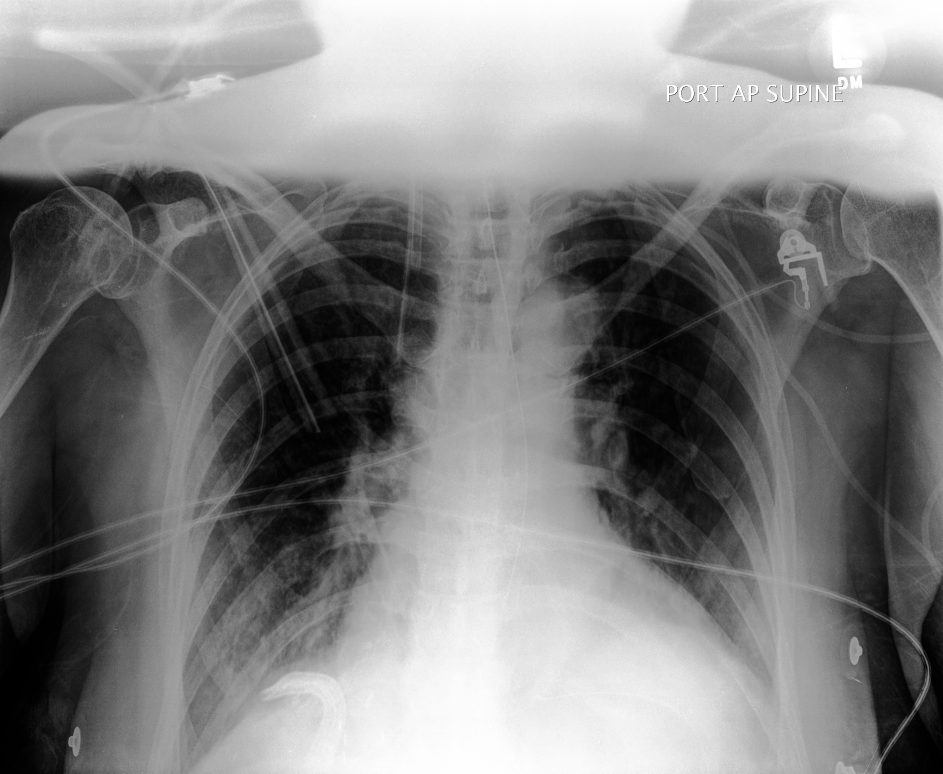
#> input picture data/test/pid58032/study1/view1_frontal.jpg, 2828 x 2320 px, given as the content of the folder data/train, which was not available (shown at 1/3 size)
$ python apply_clahe.py
#> lines starting #> are read from the running program, lines starting #| are printed output that depends on the picture
import os
import cv2

# Function to apply CLAHE to an image and save it
def apply_clahe_to_image(input_path, output_path):
#> called with input_path = 'data/train/view1_frontal.jpg', output_path = 'data/clahe/train/view1_frontal.jpg'
    print(input_path)
    img = cv2.imread(input_path, 0)
#> img is the input picture: shape (2320, 2828); min 0, max 255, mean 129.8
    clahe = cv2.createCLAHE(clipLimit=2.0, tileGridSize=(8, 8))
    img_clahe = clahe.apply(img)
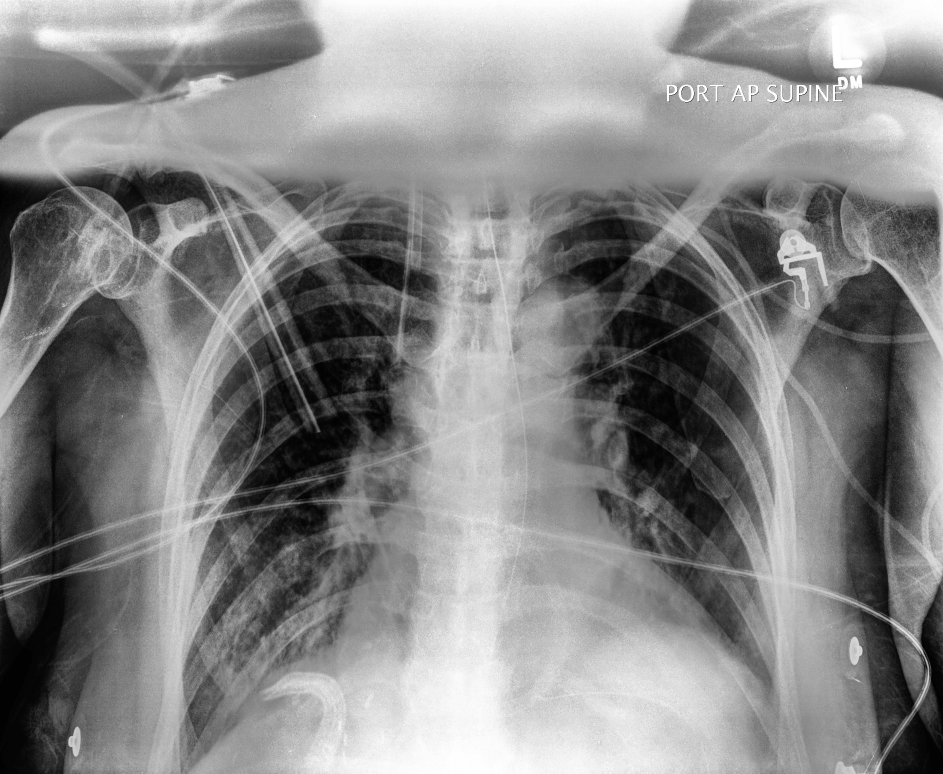
#> img_clahe: shape (2320, 2828) (shown at 1/3 size); min 0, max 255, mean 135.2
    cv2.imwrite(output_path, img_clahe)

# Function to process a directory and its subdirectories recursively
def process_directory(input_dir, output_dir):
    # Create output directory if it doesn't exist
    os.makedirs(output_dir, exist_ok=True)

    # Process each file in the input directory
    for file_name in os.listdir(input_dir):
        input_path = os.path.join(input_dir, file_name)
        output_path = os.path.join(output_dir, file_name)

        # If it's a directory, recursively process it
        if os.path.isdir(input_path):
            process_directory(input_path, output_path)
        # If it's a file, apply CLAHE and save it to the output directory
        elif os.path.isfile(input_path) and input_path.endswith('.jpg'):
            apply_clahe_to_image(input_path, output_path)

# Specify the input and output directories
input_directory = os.path.join('data', 'train')
output_directory = os.path.join('data', 'clahe', 'train')

# Process the input directory
process_directory(input_directory, output_directory)

$ run again, on data/test/pid58036/study4/view1_frontal 2.jpg
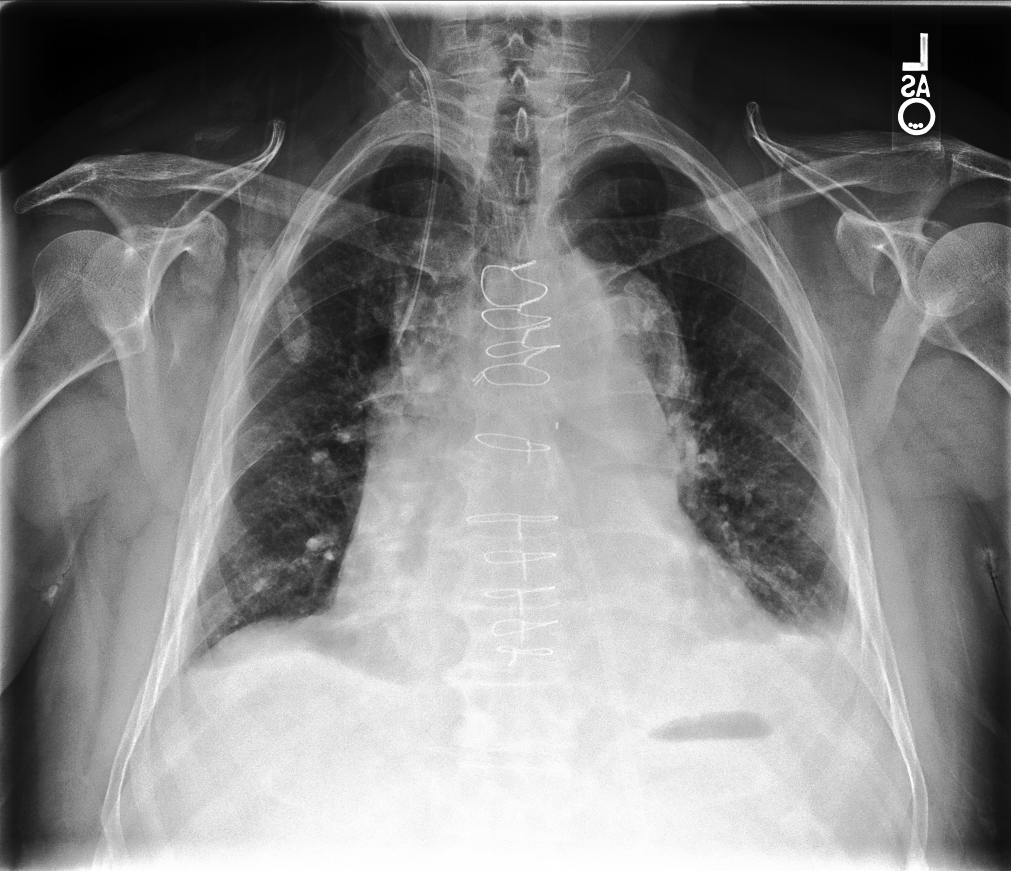
#> input picture data/test/pid58036/study4/view1_frontal 2.jpg, 2022 x 1741 px, given as the content of the folder data/train, which was not available (shown at 1/2 size)
#> in apply_clahe_to_image, img is the input picture: shape (1741, 2022); min 0, max 255, mean 131.2
#> in apply_clahe_to_image, `img_clahe = clahe.apply(img)`:
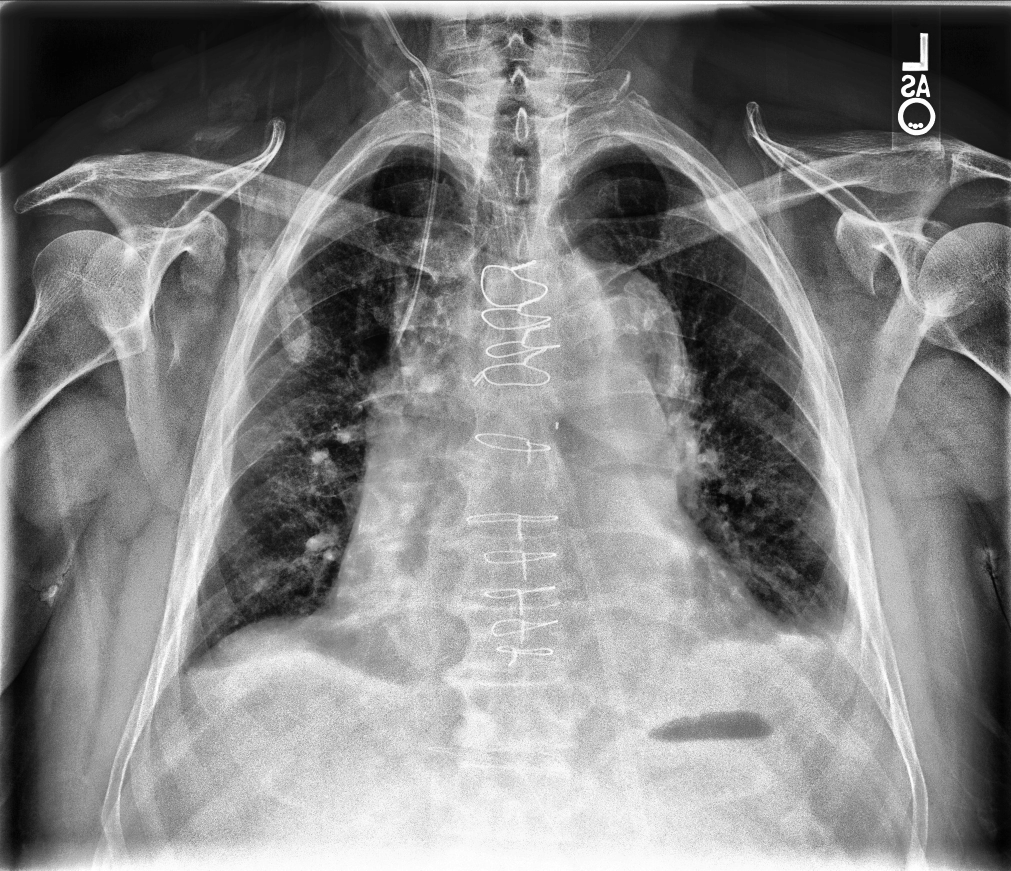
#> img_clahe: shape (1741, 2022) (shown at 1/2 size); min 1, max 255, mean 132.1

$ run again, on data/test/pid58036/study4/view2_lateral.jpg
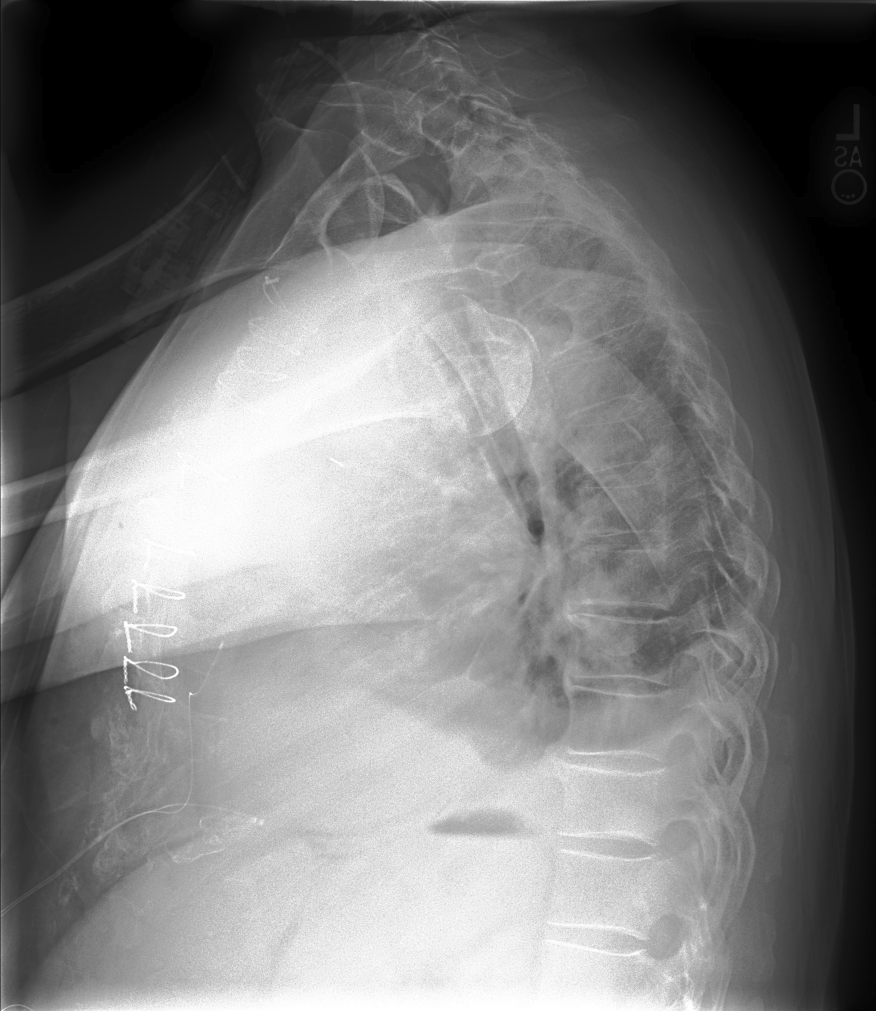
#> input picture data/test/pid58036/study4/view2_lateral.jpg, 1751 x 2022 px, given as the content of the folder data/train, which was not available (shown at 1/2 size)
#> in apply_clahe_to_image, img is the input picture: shape (2022, 1751); min 0, max 255, mean 122.7
#> in apply_clahe_to_image, `img_clahe = clahe.apply(img)`:
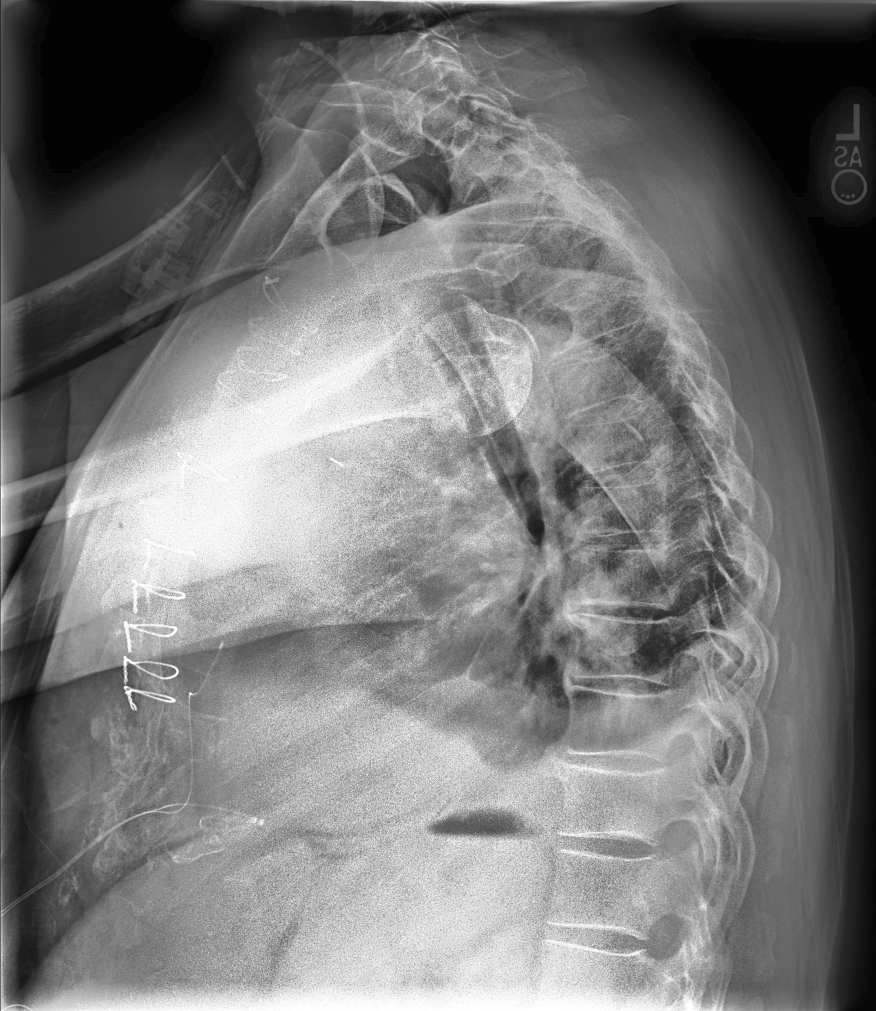
#> img_clahe: shape (2022, 1751) (shown at 1/2 size); min 1, max 255, mean 120.8
